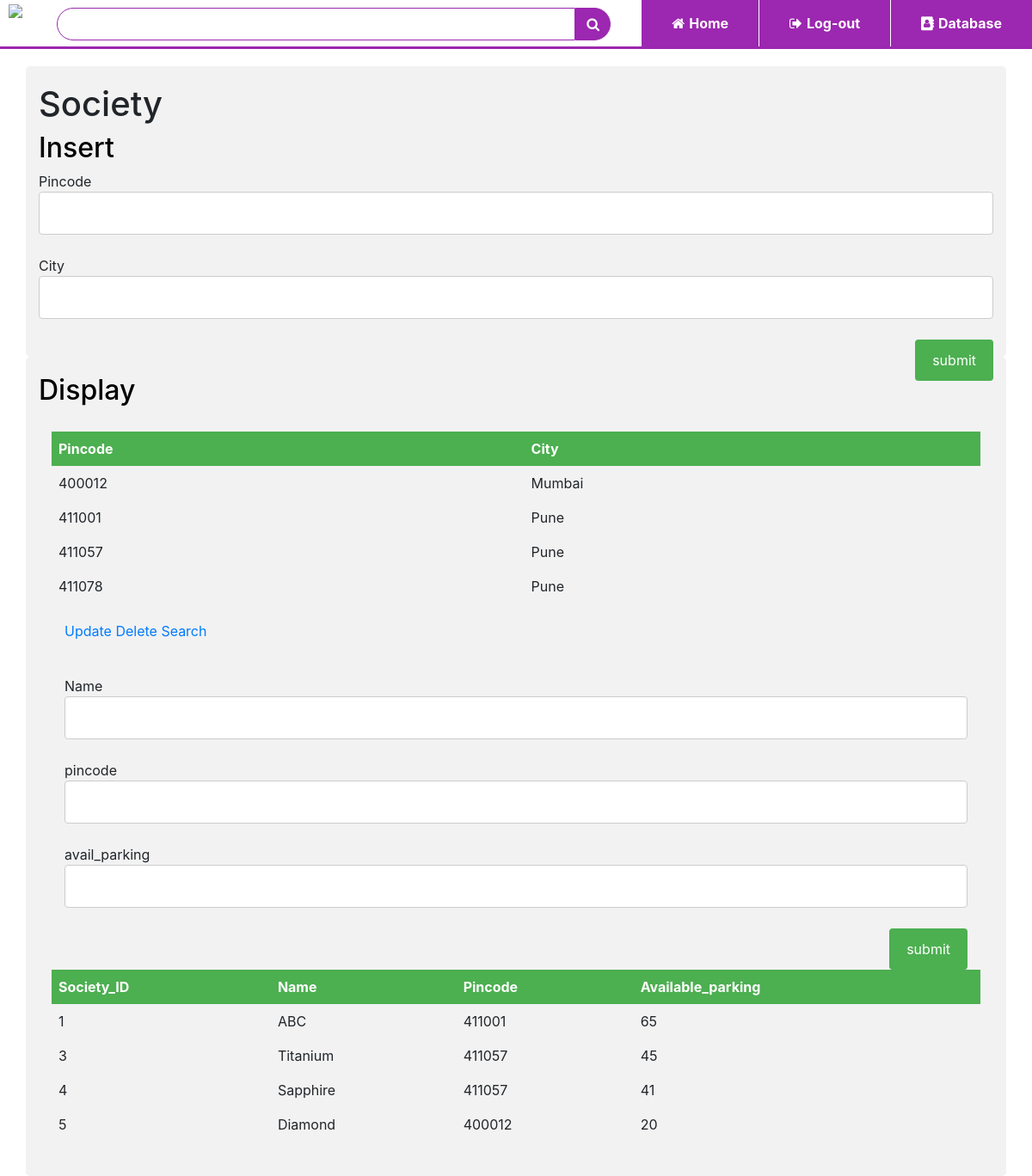
Page /society.php on the committed database.
### tables this page shows
CREATE TABLE `location` (
  `loc_pin` int(6) NOT NULL,
  `loc_city` varchar(30) NOT NULL,
  `loc_state` varchar(30) NOT NULL
);

CREATE TABLE `society` (
  `soc_id` int(11) NOT NULL,
  `soc_name` varchar(30) NOT NULL,
  `soc_pin` int(6) NOT NULL,
  `avail_parking` int(11) DEFAULT 50
);

### society.php (the view, shortened to what this page needs)
<!DOCTYPE html>
<html>
<head>
<link rel="stylesheet" type="text/css" href="tablecss.css">
<link rel="stylesheet" href="https://stackpath.bootstrapcdn.com/bootstrap/4.5.2/css/bootstrap.min.css" >
<link rel="stylesheet" href="https://stackpath.bootstrapcdn.com/font-awesome/4.7.0/css/font-awesome.min.css">
</head>
<body>
<div class="top-nav-bar">
	<div class="search-box">
		<img src="images/logo.png" class="logo">
		<input type="text" class="form-control">
		<span class="input-group-text"><i class="fa fa-search"></i></span>
	</div>
<div class="menu-bar">
	<ul>
		<li><a href="index.html"><i class="fa fa-home"></i>Home</a></li>
		<li><a href="login.php"><i class="fa fa-sign-out"></i>Log-out</a></li>
		<li><a href="tables.php"><i class="fa fa-address-book"></i>Database</a></li>
	</ul>
</div>
</div>
<div class="container">
<h1>Society</h1>
<h2>Insert</h2>
<form action="" method="GET">
	Pincode <input type="text" name="pincode" value=""><br></br>
	City <input type="text" name="city" value=""><br></br>
	<input type="submit" name="submit" value="submit">
</form>
</div>
<div class="container">
<h2>Display</h2>
<div class="container">
<?php
include("connect.php");
$query="SELECT * FROM location";
$data=mysqli_query($conn,$query);
$total=mysqli_num_rows($data);
if($total>0){
	?>
	<table>
		<tr>
			<th>Pincode</td>
			<th>City</td>
		</tr>
	<?php
	while($result=mysqli_fetch_assoc($data))
	{
		echo "<tr>
				<td>".$result['loc_pin']."</td>
				<td>".$result['loc_city']."</td>
			</tr>";
	}
}
else{
	echo "result not found";
}
?>
</div>
<div class="container"><a href="society_upd.php">Update</a>
<a href="society_del.php">Delete</a>
<a href="society_search.php">Search</a>
</div>
<div class="container">
	<form action="" method="GET">
	Name <input type="text" name="name" value=""><br></br>
	pincode <input type="text" name="pincode" value=""><br></br>
	avail_parking <input type="text" name="avail_parking" value=""><br></br>
	<input type="submit" name="submit" value="submit">
</form>
</div>
<?php
include("connect.php");
$query="SELECT * FROM society";
$data=mysqli_query($conn,$query);
$total=mysqli_num_rows($data);
if($total>0){
	?>
	<table>
		<tr>
			<th>Society_ID</td>
			<th>Name</td>
			<th>Pincode</td>
			<th>Available_parking</td>
		</tr>
	<?php
	while($result=mysqli_fetch_assoc($data))
	{
		echo "<tr>
				<td>".$result['soc_id']."</td>
				<td>".$result['soc_name']."</td>
				<td>".$result['soc_pin']."</td>
				<td>".$result['avail_parking']."</td>
			</tr>";
	}
}
else{
	echo "result not found";
}
?>
</table>
</body>
</html>

### tablecss.css (style rules this page uses)
* { margin:0; padding: 0; }
h2 { color: black; }
body { background-color: #f1f3f4; font-family: sans-serif; }
.top-nav-bar { height: 57px; top: 0; position: sticky; background: #fff; margin-bottom: 20px; border-bottom: 3px solid #9c27b0; z-index: 2; }
.logo { height: 40px; margin: 5px 10px; }
.form-control { margin-top: 9px; margin-left: 30px; border:1px solid #9c27b0 !important; border-top-left-radius: 20px !important; border-bottom-left-radius:20px !important; border-top-right-radius: 0 !important; border-bottom-right-radius: 0 !important; box-shadow: none; }
.input-group-text { background: #9c27b0 !important; border:1px solid #9c27b0 !important; margin: 8.5px 10px 3px 0 !important; border-top-left-radius: 0px !important; border-bottom-left-radius:0px !important; border-top-right-radius: 20px!important; border-bottom-right-radius: 20px !important; cursor: pointer; }
.search-box { display: inline-flex; width: 60%; }
.fa-search { color: #fff; }
.menu-bar { width: 40%; height: 57px; float: right; }
.menu-bar ul { display: inline-flex; float: right; }
.menu-bar ul li { border-left: 1px solid #fff; list-style-type:none; padding: 15px 35px; text-align: center; background-color: #9c27b0; cursor: pointer; }
.menu-bar ul li a { font-size:16px; font-weight: bold; color: #fff; text-decoration: none; }
.fa-home,.fa-sign-out,.fa-address-book { margin-right:5px; }
input[type=text], select, textarea { width: 100%; padding: 12px; border: 1px solid #ccc; border-radius: 4px; box-sizing: border-box; resize: vertical; }
input[type=submit] { background-color: #4CAF50; color: white; padding: 12px 20px; border: none; border-radius: 4px; cursor: pointer; float: right; }
.container { border-radius: 5px; background-color: #f2f2f2; padding: 20px; }

### society.php (style rules this page uses)
table { border-collapse: collapse; width: 100%; }
th, td { text-align: left; padding: 8px; }
tr:nth-child(even) { background-color: #f2f2f2 }
th { background-color: #4CAF50; color: white; }

### rows in the picture
location: loc_pin "400012", loc_city "Mumbai"
location: loc_pin "411001", loc_city "Pune"
location: loc_pin "411057", loc_city "Pune"
location: loc_pin "411078", loc_city "Pune"
society: soc_id "1", soc_name "ABC", soc_pin "411001", avail_parking "65"
society: soc_id "3", soc_name "Titanium", soc_pin "411057", avail_parking "45"
society: soc_id "4", soc_name "Sapphire", soc_pin "411057", avail_parking "41"
society: soc_id "5", soc_name "Diamond", soc_pin "400012", avail_parking "20"
